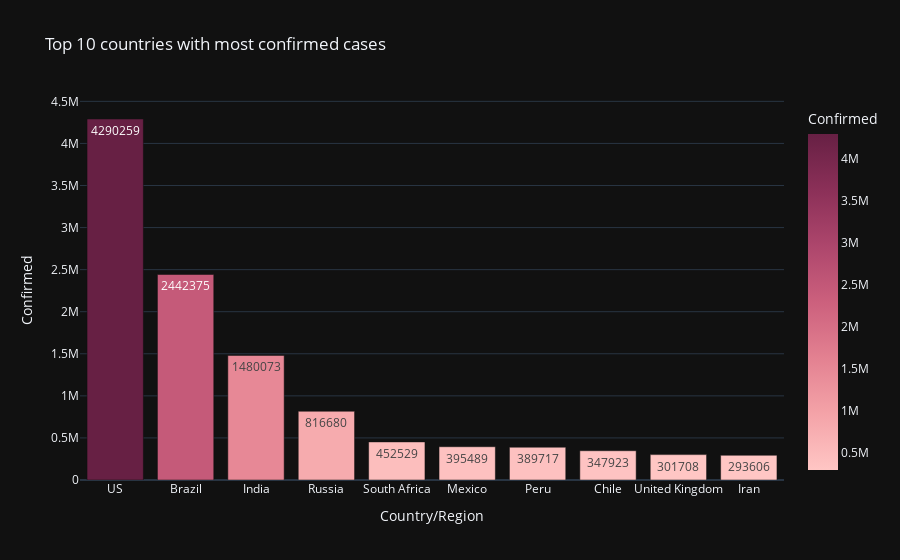

The code cell stored with this chart in its notebook:
### Code cell
top_10=df.nlargest(10,'Confirmed')
fig=px.bar(top_10,x='Country/Region',y='Confirmed',color='Confirmed',text='Confirmed',title='Top 10 countries with most confirmed cases',template='plotly_dark',color_continuous_scale=px.colors.sequential.Burg)

fig.show()

### Figure 1 — Plotly figure (JSON) as saved in the notebook; plotly's stock layout.template omitted (floating-point values rounded to 4 significant figures)
{"data": [{"hovertemplate": "Country/Region=%{x}<br>Confirmed=%{marker.color}<extra></extra>", "legendgroup": "", "marker": {"color": [4290259, 2442375, 1480073, 816680, 452529, 395489, 389717, 347923, 301708, 293606], "coloraxis": "coloraxis", "pattern": {"shape": ""}}, "name": "", "orientation": "v", "showlegend": false, "text": [4290000.0, 2442000.0, 1480000.0, 816700.0, 452500.0, 395500.0, 389700.0, 347900.0, 301700.0, 293600.0], "textposition": "auto", "type": "bar", "x": ["US", "Brazil", "India", "Russia", "South Africa", "Mexico", "Peru", "Chile", "United Kingdom", "Iran"], "xaxis": "x", "y": [4290259, 2442375, 1480073, 816680, 452529, 395489, 389717, 347923, 301708, 293606], "yaxis": "y"}], "layout": {"barmode": "relative", "coloraxis": {"colorbar": {"title": {"text": "Confirmed"}}, "colorscale": [[0, "rgb(255, 198, 196)"], [0.1667, "rgb(244, 163, 168)"], [0.3333, "rgb(227, 129, 145)"], [0.5, "rgb(204, 96, 125)"], [0.6667, "rgb(173, 70, 108)"], [0.8333, "rgb(139, 48, 88)"], [1, "rgb(103, 32, 68)"]]}, "legend": {"tracegroupgap": 0}, "title": {"text": "Top 10 countries with most confirmed cases"}, "xaxis": {"anchor": "y", "domain": [0, 1], "title": {"text": "Country/Region"}}, "yaxis": {"anchor": "x", "domain": [0, 1], "title": {"text": "Confirmed"}}}}
